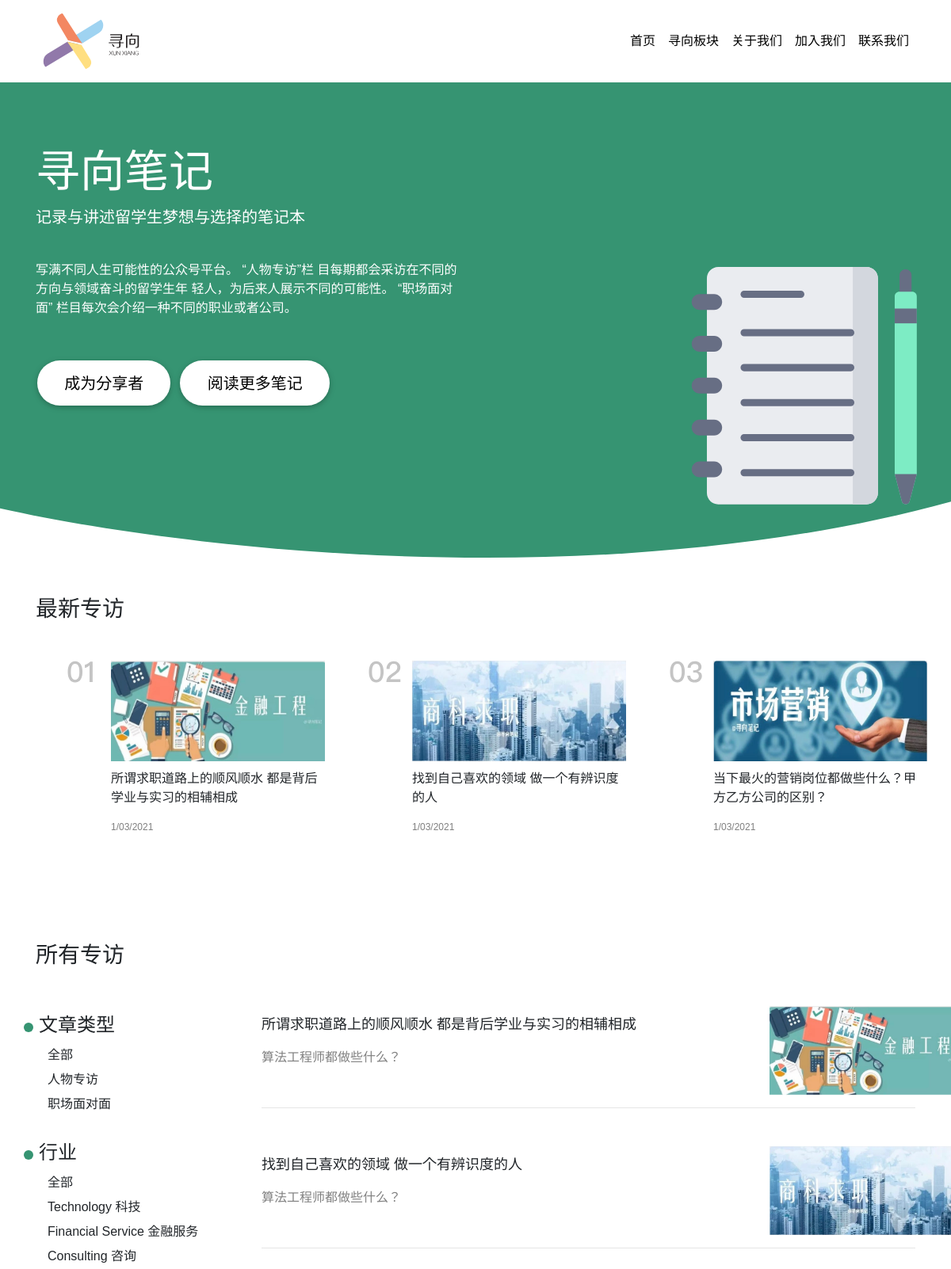
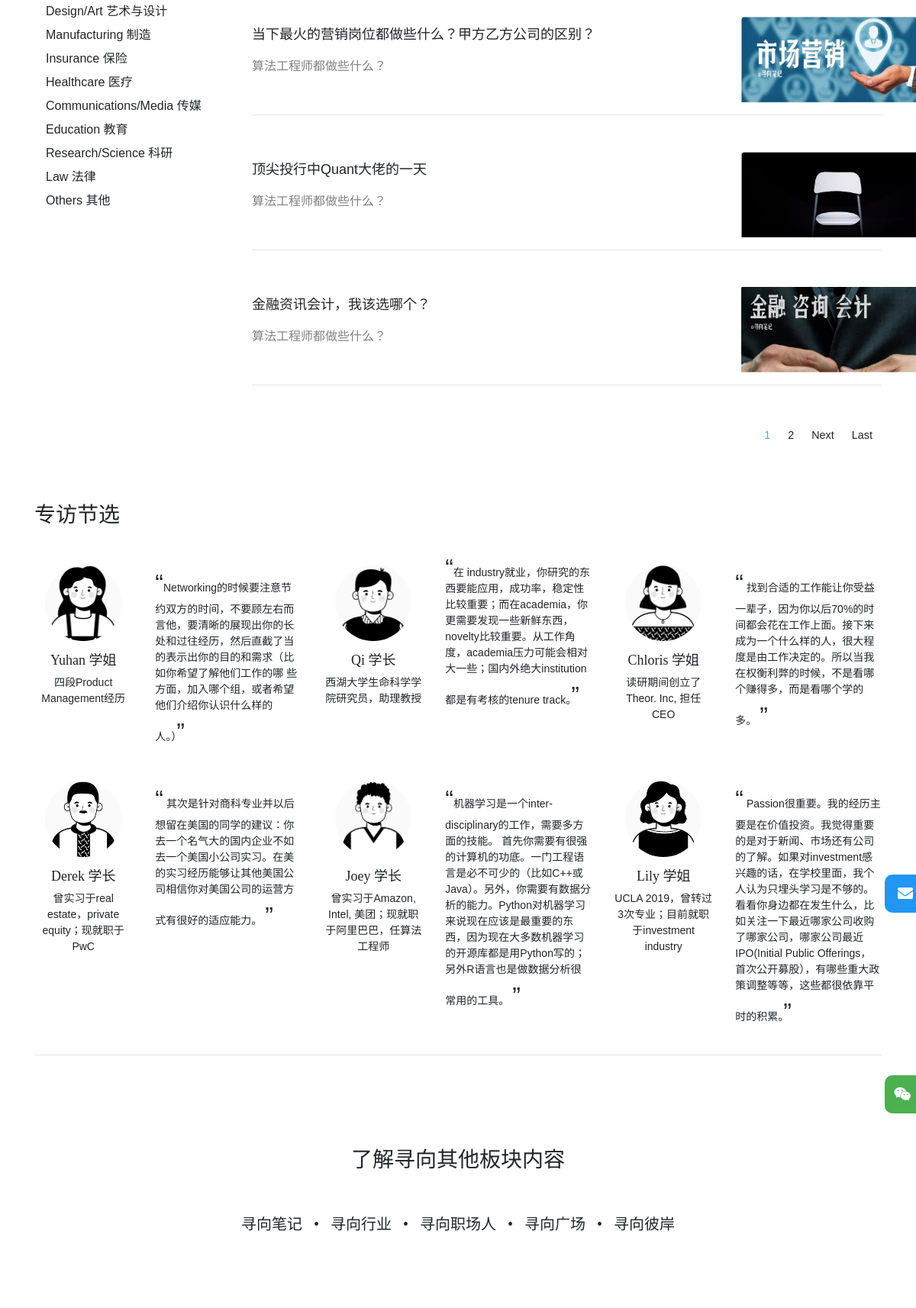
Screenshot of /biji/post/finance/ (upper part) with the database file from the repository (2 pictures, top to bottom).
### BiJiPage/models.py (models this page shows, shortened)
class Post(models.Model):
    title = models.CharField(max_length = 200)
    abstract = models.TextField()
    URL = models.CharField(max_length = 200,default = 'https://')
    category = models.CharField(max_length = 10,choices = CATEGORY_CHOICE,default = 'tech')
    image = models.ImageField(default = 'default.jpg',upload_to='display_pic')
    date_publish = models.DateTimeField(default = timezone.now)
    author =models.ForeignKey(User,on_delete=models.CASCADE)

### BiJiPage/views.py (the view)
# urls.py: path('post/finance/',views.BijiFinListView.as_view(),name='BIJI-Finan'),
class BijiFinListView(ListView):
    template_name = home_template
    queryset = Post.objects.all()
    def get_context_data(self, **kwargs):
        queryset = Post.objects.filter(category = 'finan').all().order_by('-date_publish')
        paginator, page, queryset, is_paginated = self.paginate_queryset(queryset,5)
        context = {
            'paginator': paginator,
            'page_obj': page,
            'is_paginated': is_paginated,
            'object_list': queryset
        }
        context['original'] = Post.objects.all().order_by('-date_publish')
        context['filtered'] = queryset
        context.update(kwargs)
        return super().get_context_data(**context)

### BiJiPage/templates/BiJiPage/biji_home.html (shortened to what this page needs)
{% extends "IndexPage/base.html"%}
{% load static %}
{% load cat_filter %}
{%block content%}
<section id="begin">
  <div class="container" style="height: 10rem;">
      <h1 class="display-4" style="color: white; padding-top: 5rem;">寻向笔记</h1>
      <p class="lead" style="color: white;">记录与讲述留学生梦想与选择的笔记本</p>
      <br>
      <div class="row" style="height: 200px;">
          <div class="col-lg-6">
              <p style="color: white; font-size: 1rem;">
                  写满不同人生可能性的公众号平台。 “人物专访”栏 目每期都会采访在不同的方向与领域奋斗的留学生年 轻人，为后来人展示不同的可能性。 “职场面对面” 栏目每次会介绍一种不同的职业或者公司。
              </p>
          </div>
          <div class="col-lg-2"></div>
          <div class="col-lg-4">
              <img src="{% static 'IndexPage/img/notes/notebook.svg' %}" width="300px" height="300px"
                  style="position: relative; bottom: -8px; left: 60px;" alt="maskperson">
          </div>
      </div>
      <div class="row" style="margin-left: -4px;">
          <a type="button" class="btn button-text"
              style="background-color: white; color: black; position: relative; bottom: 5rem; border-radius: 30px;">成为分享者</a>
          <a data-toggle="modal" data-target="#contactinfo" type="button" class="btn button-text"
              style="background-color: white; color: black; position: relative; bottom: 5rem; border-radius: 30px;">阅读更多笔记</a>
      </div>
  </div>
</section>
{%endblock content%}
{% block module %}
<div class="container">
  <section class="mt-5 wow fadeIn">
      <h2 class="my-5 h2" style="font-size: 28px;">最新专访</h2>
      <div class="row">
          <div class="col-md-1"><img src="{% static 'IndexPage/img/notes/01.svg'%}" class="post-num" alt="01"></div>
          <div class="col-md-3">
              <a href="{{original.0.URL}}">
                  <img src="{{original.0.image.url}}" class="new-post">
                  <p class="article-text">{{original.0.title}}</p>
              </a>
              <p style="color: grey; font-size: 12px;">{{original.0.date_publish|date:'n/d/Y'}}</p>
          </div>
          <div class="col-md-1"><img src="{% static 'IndexPage/img/notes/02.svg'%}" class="post-num" alt="02"></div>
          <div class="col-md-3">
            <a href="{{original.1.URL}}">
                <img src="{{original.1.image.url}}" class="new-post">
                <p class="article-text">{{original.1.title}}</p>
            </a>
            <p style="color: grey; font-size: 12px;">{{original.1.date_publish|date:'n/d/Y'}}</p>
          </div>
          <div class="col-md-1"><img src="{% static 'IndexPage/img/notes/03.svg'%}" class="post-num" alt="03"></div>
          <div class="col-md-3">
            <a href="{{original.2.URL}}">
                <img src="{{original.2.image.url}}" class="new-post">
                <p class="article-text">{{original.2.title}}</p>
            </a>
            <p style="color: grey; font-size: 12px;">{{original.2.date_publish|date:'n/d/Y'}}</p>
          </div>
      </div>
    <br><br><br>
    <h2 class="my-5 h2" style="font-size: 28px;" id="post_start">所有专访</h2>
    <div class="row">
        <div class="col-md-3">
            <div class="row">
                <img src="{% static 'IndexPage/img/notes/greendot.svg'%}" alt="dot">
                <h3 style="font-size: 24px; margin: 10px 0 15px 7px;">文章类型</h3>
            </div>
            <div class="sidelinks">
                <p><a href="#">全部</a></p>
                <p><a href="#">人物专访</a></p>
                <p><a href="#">职场面对面</a></p>
            </div>
            <div class="row">
                <img src="{% static 'IndexPage/img/notes/greendot.svg'%}" alt="dot">
                <h3 style="font-size: 24px; margin: 10px 0 15px 7px">行业</h3>
            </div>
            <div class="sidelinks">
                <p><a href="{%url 'BIJI-Home'%}#post_start">全部</a></p>
                <p><a href="{%url 'BIJI-Tech'%}#post_start">Technology 科技</a></p>
                <p><a href="{%url 'BIJI-Finan'%}#post_start">Financial Service 金融服务</a></p>
                <p><a href="{%url 'BIJI-Consult'%}#post_start">Consulting 咨询</a></p>
                <p><a href="{%url 'BIJI-Art'%}#post_start">Design/Art 艺术与设计</a></p>
                <p><a href="{%url 'BIJI-Manu'%}#post_start">Manufacturing 制造</a></p>
                <p><a href="{%url 'BIJI-Insur'%}#post_start">Insurance 保险</a></p>
                <p><a href="{%url 'BIJI-Health'%}#post_start">Healthcare 医疗</a></p>
                <p><a href="{%url 'BIJI-Media'%}#post_start">Communications/Media 传媒</a></p>
                <p><a href="{%url 'BIJI-Edu'%}#post_start">Education 教育</a></p>
                <p><a href="{%url 'BIJI-Research'%}#post_start">Research/Science 科研</a></p>
                <p><a href="{%url 'BIJI-Law'%}#post_start">Law 法律</a></p>
                <p><a href="{%url 'BIJI-Other'%}#post_start">Others 其他</a></p>
            </div>
          </div>
          <div class="col-md-9">
            {% for post in filtered%}
                <div class="row">
                    <div class="col-md-9">
                        <a href="{{post.URL}}" target="_blank">
                            <p style="font-weight: 500; font-size: 18px; margin-top: 10px;">
                                {{post.title}}</p>
                            <p style="color: grey; font-size: 16px;">{{post.abstract}}</p>
                        </a>
                    </div>
                    <div class="col-md-3">
                        <img class="article-img" src="{{post.image.url}}" alt="Placeholder">
                    </div>
                </div>
                <hr class="mb-5">
            {%endfor%}
            {% if is_paginated %}
                <ul class="pagination justify-content-end">
                    {% for num in page_obj.paginator.page_range %}
                        {% if page_obj.number == num %}
                            <li class="page-item"><a class="page-link text-info" href="?page={{num}}#post_start">{{num}}</a></li>
                        {% elif num > page_obj.number|add:'-3' and page_obj.number > num|add:'-3'%}
                            <li class="page-item"><a class="page-link" href="?page={{num}}#post_start">{{num}}</a></li>
                        {% endif %}
                    {% endfor %}
                    {% if page_obj.has_next %}
                        <li class="page-item"><a class="page-link" href="?page={{page_obj.next_page_number }}#post_start">Next</a></li>
                        <li class="page-item"><a class="page-link" href="?page={{page_obj.paginator.num_pages }}#post_start">Last</a></li>
                    {% endif %}
                </ul>
            {% endif %}
          </div>
      </div>
    </section>
<section class="mt-5 wow fadeIn">
    <h2 class="my-5 h2" style="font-size: 28px;">专访节选</h2>
    <div class="row">
        <div class="col-md-4">
            <div class="row">
                <div class="col-md-5 text-center">
                    <img class="avatar-img-2" src="{%static 'IndexPage/img/notes/yuhan.png'%}" style="margin-bottom: 15px;"
                        alt="avatar">
                    <h5 style="font-size: 18px;">Yuhan 学姐</h5>
                    <p style="font-size: 14px;">四段Product Management经历</p>
                </div>
                <div class="col-md-7">
                    <p style="font-size: 14px;"><b
                            style="font-size: 2rem;">“</b>Networking的时候要注意节约双方的时间，不要顾左右而言他，要清晰的展现出你的长
                        处和过往经历，然后直截了当的表示出你的目的和需求（比如你希望了解他们工作的哪
                        些方面，加入哪个组，或者希望他们介绍你认识什么样的人。）<b style="font-size: 2rem;">”</b></p>
                </div>
            </div>
        </div>
        <div class="col-md-4">
            <div class="row">
                <div class="col-md-5 text-center">
                    <img class="avatar-img-2" src="{%static 'IndexPage/img/notes/qi.png'%}" style="margin-bottom: 15px;"
                        alt="avatar">
                    <h5 style="font-size: 18px;">Qi 学长</h5>
                    <p style="font-size: 14px;">西湖大学生命科学学院研究员，助理教授</p>
                </div>
                <div class="col-md-7">
                    <p style="font-size: 14px;"><span style="font-size: 2rem; line-height: 5px;">“</span>在
                        industry就业，你研究的东西要能应用，成功率，稳定性比较重要；而在academia，你更需要发现一些新鲜东西，novelty比较重要。从工作角度，academia压力可能会相对大一些；国内外绝大institution都是有考核的tenure
                        track。<span style="font-size: 2rem;">”</span></p>
                </div>
            </div>
        </div>
        <div class="col-md-4">
            <div class="row">
                <div class="col-md-5 text-center">
                    <img class="avatar-img-2" src="{%static 'IndexPage/img/notes/chloris.png'%}" style="margin-bottom: 15px;"
                        alt="avatar">
                    <h5 style="font-size: 18px;">Chloris 学姐</h5>
                    <p style="font-size: 14px;">读研期间创立了Theor. Inc, 担任CEO</p>
                </div>
                <div class="col-md-7">
                    <p style="font-size: 14px;"><b style="font-size: 2rem;">“</b>
                        找到合适的工作能让你受益一辈子，因为你以后70%的时间都会花在工作上面。接下来成为一个什么样的人，很大程度是由工作决定的。所以当我在权衡利弊的时候，不是看哪个赚得多，而是看哪个学的多。
                        <b style="font-size: 2rem;">”</b>
                    </p>
                </div>
            </div>
        </div>
    </div>
    <br>
    <div class="row">
        <div class="col-md-4">
            <div class="row">
                <div class="col-md-5 text-center">
                    <img class="avatar-img-2" src="{%static 'IndexPage/img/notes/derek.png'%}" style="margin-bottom: 15px;"
                        alt="avatar">
                    <h5 style="font-size: 18px;">Derek 学长</h5>
                    <p style="font-size: 14px;">曾实习于real estate，private equity；现就职于PwC</p>
                </div>
                <div class="col-md-7">
                    <p style="font-size: 14px;"><b style="font-size: 2rem;">“</b>
                        其次是针对商科专业并以后想留在美国的同学的建议：你去一个名气大的国内企业不如去一个美国小公司实习。在美的实习经历能够让其他美国公司相信你对美国公司的运营方式有很好的适应能力。
                        <b style="font-size: 2rem;">”</b>
                    </p>
                </div>
            </div>
        </div>
        <div class="col-md-4">
            <div class="row">
                <div class="col-md-5 text-center">
                    <img class="avatar-img-2" src="{%static 'IndexPage/img/notes/joey.png'%}" style="margin-bottom: 15px;"
                        alt="avatar">
                    <h5 style="font-size: 18px;">Joey 学长</h5>
                    <p style="font-size: 14px;">曾实习于Amazon, Intel, 美团；现就职于阿里巴巴，任算法工程师</p>
                </div>
                <div class="col-md-7">
                    <p style="font-size: 14px;"><b
                            style="font-size: 2rem;">“</b>机器学习是一个inter-disciplinary的工作，需要多方面的技能。
                        首先你需要有很强的计算机的功底。一门工程语言是必不可少的（比如C++或Java）。另外，你需要有数据分析的能力。Python对机器学习来说现在应该是最重要的东西，因为现在大多数机器学习的开源库都是用Python写的；另外R语言也是做数据分析很常用的工具。
                        <b style="font-size: 2rem;">”</b>
                    </p>
                </div>
            </div>
        </div>
        <div class="col-md-4">
            <div class="row">
                <div class="col-md-5 text-center">
                    <img class="avatar-img-2" src="{%static 'IndexPage/img/notes/lily.png'%}" style="margin-bottom: 15px;"
                        alt="avatar">
                    <h5 style="font-size: 18px;">Lily 学姐</h5>
                    <p style="font-size: 14px;">UCLA 2019，曾转过3次专业；目前就职于investment industry</p>
                </div>
                <div class="col-md-7">
                    <p style="font-size: 14px;"><b style="font-size: 2rem;">“</b>
                        Passion很重要。我的经历主要是在价值投资。我觉得重要的是对于新闻、市场还有公司的了解。如果对investment感兴趣的话，在学校里面，我个人认为只埋头学习是不够的。看看你身边都在发生什么，比如关注一下最近哪家公司收购了哪家公司，哪家公司最近IPO(Initial
                        Public Offerings，首次公开募股），有哪些重大政策调整等等，这些都很依靠平时的积累。<b style="font-size: 2rem;">”</b>
                    </p>
                </div>
            </div>
        </div>
    </div>
</section>
<hr class="mb-5">
<br> <br> <br>
</div>
{% endblock module%}

### IndexPage/static/IndexPage/css/main.css (style rules this page uses)
h1 { font-family: "mainfont-medium"; text-align: left; padding-top: 7rem; font-size: 6rem; }
* { box-sizing: border-box; }
body { font-family: Verdana, sans-serif; margin: 0; }
img { vertical-align: middle; }
.button-text { font-size: 1.25rem; }
.avatar-img-2 { height: 100px; width: 100px; border-radius: 50%; }
.post-num { margin-left: 40px; }
.new-post { width: 270px; height: 127px; }
.sidelinks { margin-left: 15px; margin-bottom: 30px; }
.sidelinks p { font-size: 16px; font-weight: 400; line-height: 15px; }
.article-img { width: 250px; height: 112px; }
.article-text { font-weight: 500; font-size: 16px; margin-top: 10px; width: 270px; }

### IndexPage/templates/IndexPage/base.html (style rules this page uses)
html, body, header, .carousel { height: 60vh; }
p { font-size: 1.2rem; }
h2, h3, h4, h5, h6 { font-family: 'mainfont-medium'; }
a, .brand { color: inherit; }
html { scroll-behavior: smooth; }

### rows the page displays
Post: image (picture), title "所谓求职道路上的顺风顺水 都是背后学业与实习的相辅相成", date_publish "1/03/2021", abstract "算法工程师都做些什么？"
Post: image (picture), title "找到自己喜欢的领域 做一个有辨识度的人", date_publish "1/03/2021", abstract "算法工程师都做些什么？"
Post: image (picture), title "当下最火的营销岗位都做些什么？甲方乙方公司的区别？", date_publish "1/03/2021", abstract "算法工程师都做些什么？"
Post: title "顶尖投行中Quant大佬的一天", abstract "算法工程师都做些什么？", image (picture)
Post: title "金融资讯会计，我该选哪个？", abstract "算法工程师都做些什么？", image (picture)

### other values shown
{{ num }} "1"
{{ num }} "2"
